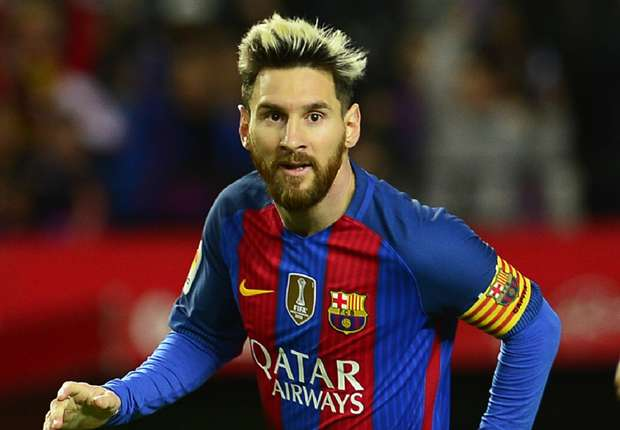
#> input picture HOMEWORK_01/cumulative_histogram/img/messi.jpg, 620 x 430 px
$ python cumulative_histogram.py
#> lines starting #> are read from the running program, lines starting #| are printed output that depends on the picture
import cv2          # import the OpenCV module
import numpy as np  # import the numpy module using the name 'np'.
import matplotlib
matplotlib.use('Agg')
import matplotlib.pyplot as plt


def buildCDF(img, outputImageName, cIndex, title):
    hist= cv2.calcHist([img], [cIndex], None, [256], [0, 256])
    cdf = hist.cumsum()
    cdf_normalized = cdf * hist.max()/ cdf.max()

    fig = plt.figure()

    plt.plot(cdf_normalized, color = 'b')
    plt.hist(img.flatten(),256,[0,256], color = 'r')
    plt.xlim([0,256])
    plt.legend(('cdf','histogram'), loc = 'upper left')
    plt.title(title) # subplot 211 title
    plt.savefig(outputImageName)

if __name__ == "__main__":
    imgGrey = cv2.imread('img/messi.jpg',0) # grey scale
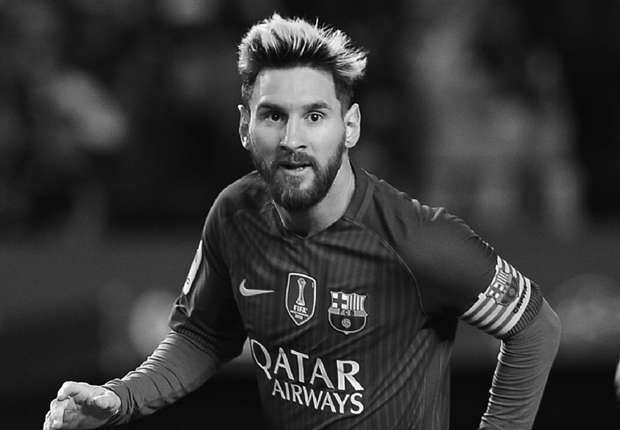
#> imgGrey: shape (430, 620); min 0, max 255, mean 54.1
    buildCDF(imgGrey, "result/01-histogram-cfd-messi-grey.png", 0, "grey")
#> in buildCDF, `hist= cv2.calcHist([img], [cIndex], None, [256], [0, 256])`: hist = 256 values, max 8792 at index 11, min 10 at index 254, mean 1041.4
#> in buildCDF, `cdf = hist.cumsum()`: cdf = 256 values from 158 to 266600
#> in buildCDF, `cdf_normalized = cdf * hist.max()/ cdf.max()`: cdf_normalized = 256 values from 5.21 to 8792
#> in buildCDF, `plt.savefig(outputImageName)`:
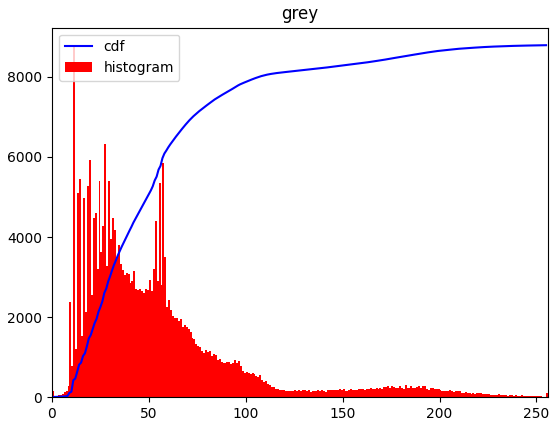
#> figure drawn by matplotlib, 1 panel; tallest bar 8792 high, from x = 11 to 12; curve peaks at x = 255, y = 8792
    imgColor = cv2.imread('img/messi.jpg',1) # color BGR scale
#> imgColor is the input picture: shape (430, 620, 3); mean B, G, R 50.4, 46.9, 69.7
    buildCDF(imgColor, "result/01-histogram-cfd-messi-color_b.png", 0, "b-color")
#> call 2 of buildCDF, with cIndex = 0, title = 'b-color'
#> in buildCDF (call 2), `hist= cv2.calcHist([img], [cIndex], None, [256], [0, 256])`: hist = 256 values, max 11439 at index 14, min 7 at index 248, mean 1041.4
#> in buildCDF (call 2), `cdf = hist.cumsum()`: cdf = 256 values from 4876 to 266600
#> in buildCDF (call 2), `cdf_normalized = cdf * hist.max()/ cdf.max()`: cdf_normalized = 256 values from 209.2 to 11439
#> in buildCDF (call 2), `plt.savefig(outputImageName)`:
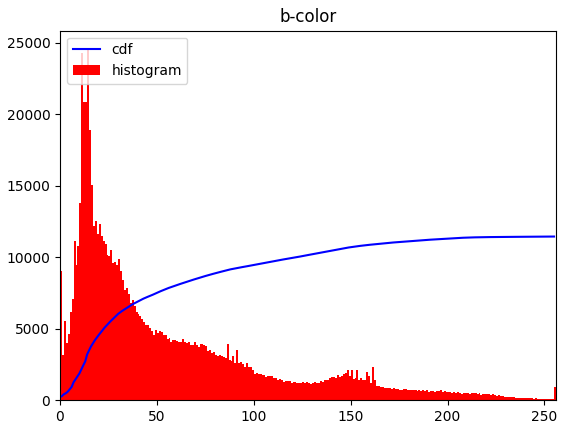
#> figure drawn by matplotlib, 1 panel; tallest bar 24603 high, from x = 14 to 15; curve peaks at x = 255, y = 11439
    buildCDF(imgColor, "result/01-histogram-cfd-messi-color_g.png", 1, "g-color")
    buildCDF(imgColor, "result/01-histogram-cfd-messi-color_r.png", 2, "r-color")
